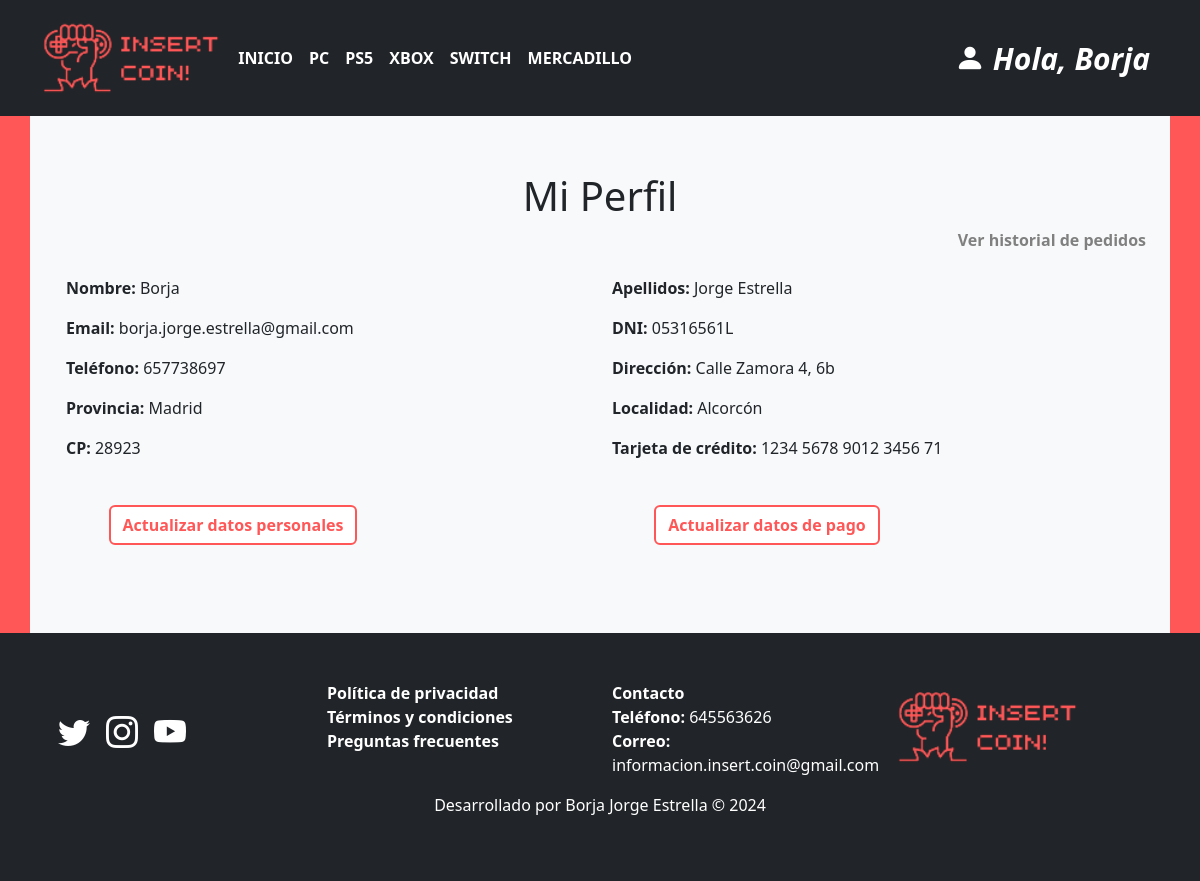
/usuario/miPerfil (signed in), run on the app's committed database.
### tables this page shows
CREATE TABLE `categoria_articulo` (
  `id` int(255) NOT NULL,
  `nombre` varchar(100) NOT NULL
);

CREATE TABLE `usuarios` (
  `id` int(255) NOT NULL,
  `nombre` varchar(100) NOT NULL,
  `apellidos` varchar(255) DEFAULT NULL,
  `email` varchar(255) NOT NULL,
  `password` varchar(255) NOT NULL,
  `rol` varchar(20) DEFAULT NULL,
  `dni` varchar(10) DEFAULT NULL,
  `telefono` int(9) DEFAULT NULL,
  `provincia` varchar(255) DEFAULT NULL,
  `localidad` varchar(255) DEFAULT NULL,
  `direccion` varchar(255) DEFAULT NULL,
  `cp` int(10) DEFAULT NULL,
  `tarjeta` varchar(255) DEFAULT NULL,
  `titular_tarjeta` varchar(255) DEFAULT NULL,
  `validez_tarjeta` varchar(255) DEFAULT NULL,
  `cvv` varchar(255) DEFAULT NULL
);

### config/db.php (called while the page is built)
<?php
class Database{
    public static function connect(){
        $db = new mysqli('localhost', 'root', '', 'insert_coin');
        $db->query("SET NAMES 'utf8'");
        return $db;
    }
}

### helpers/utils.php (called while the page is built, shortened)
<?php
class Utils{
    public static function showCategorias(){
        require_once 'models/categoriaArticuloModelo.php';
        $categoria = new CategoriaArticulo();
        $categorias = $categoria->getAll();
        return $categorias;
    }
}

### models/categoriaArticuloModelo.php (called while the page is built, shortened)
<?php
class CategoriaArticulo{
    private $db;
    public function __construct(){
        $this->db = Database::connect();
    }
    public function getAll(){
        $categorias = $this->db->query("SELECT * FROM categoria_articulo;");
        return $categorias;
    }
}

### models/usuarioModelo.php (called while the page is built, shortened)
<?php
class Usuario{
    private $db;
    public function __construct(){
        $this->db = Database::connect();
    }
    public function getOne(){
        $id=$_SESSION['identity']->id;
        $usuario = $this->db->query("SELECT * FROM usuarios WHERE id = $id");
        return $usuario->fetch_object();
    }
}

### views/usuario/mi_perfil.php (the view, shortened to what this page needs)
<h1 class="text-center pt-5">Mi Perfil</h1>
<div class="col-12 enlaceHistorial">
    <a href="<?=base_url?>pedido/misPedidos" class="enlaceHistorial text-right">
        Ver historial de pedidos
    </a>
</div>
<div class="row form-container mt-4 miPerfil">
    <div class="col-md-12 mx-auto">
        <div class="row d-flex">
            <div class="col-md-6">
                <div class="form-group">
                    <p><strong>Nombre: </strong><span><?php echo $usuario->nombre ?></span></p>
                </div>
            </div>
            <div class="col-md-6">
                <div class="form-group">
                    <p><strong>Apellidos: </strong><span><?php echo $usuario->apellidos ?></span></p>
                </div>
            </div>
        </div>
        <div class="row d-flex">
            <div class="col-md-6">
                <div class="form-group">
                    <p><strong>Email: </strong><span><?php echo $usuario->email ?></span></p>
                </div>
            </div>
            <div class="col-md-6">
                <div class="form-group">
                    <p><strong>DNI: </strong><span><?php echo $usuario->dni ?></span></p>
                </div>
            </div>
        </div>
        <div class="row d-flex">
            <div class="col-md-6">
                <div class="form-group">
                    <p><strong>Teléfono: </strong><span><?php echo $usuario->telefono ?></span></p>
                </div>
            </div>
            <div class="col-md-6">
                <div class="form-group">
                    <p><strong>Dirección: </strong><span><?php echo $usuario->direccion ?></span></p>
                </div>
            </div>
        </div>
        <div class="row d-flex">
            <div class="col-md-6">
                <div class="form-group">
                    <p><strong>Provincia: </strong><span><?php echo $usuario->provincia ?></span></p>
                </div>
            </div>
            <div class="col-md-6">
                <div class="form-group">
                    <p><strong>Localidad: </strong><span><?php echo $usuario->localidad ?></span></p>
                </div>
            </div>
        </div>
        <div class="row d-flex">
            <div class="col-md-6">
                <div class="form-group">
                    <p><strong>CP: </strong><span><?php echo $usuario->cp ?></span></p>
                </div>
            </div>
            <div class="col-md-6">
                <div class="form-group">
                    <p><strong>Tarjeta de crédito: </strong><span><?php echo $tarjetaFormateada?></span></p>
                </div>
            </div>
        </div>
    </div>
    <div class="d-flex justify-content-between botonesMiPerfil">
        <div class="text-center col-6 mt-4 pb-5 botonDpers2">
            <a href="<?= base_url ?>usuario/datos_usuario">
                <input type="submit" value="Actualizar datos personales" class="btn btn-primary boton botonDpers">
            </a>
        </div>
        <div class="text-center col-6 mt-4 pb-5">
            <a href="<?= base_url ?>usuario/datos_pago">
                <input type="submit" value="Actualizar datos de pago" class="btn btn-primary boton">
            </a>
        </div>
    </div>
</div>

### views/layout/header.php (shortened to what this page needs)
<!DOCTYPE html>
<html lang="es">
<head>
    <link href="https://cdn.jsdelivr.net/npm/bootstrap@5.3.0-alpha3/dist/css/bootstrap.min.css" rel="stylesheet">
    <link rel="stylesheet" href="<?= base_url ?>assets/css/styles.css">
    <link rel="stylesheet" href="https://cdn.jsdelivr.net/npm/bootstrap-icons@1.5.0/font/bootstrap-icons.css">
</head>
<body>
    <header>
        <nav class="navbar navbar-expand-lg navbar-dark bg-dark fixed-top">
            <div class="container">
                <a class="navbar-brand <?php if (empty($_GET['controller']) && empty($_GET['action'])) ; ?>" href="<?= base_url ?>"><img src="<?= base_url ?>assets/img/insert.png" alt="" class="logoHeader"></a>
                <?php $categorias = Utils::showCategorias();?>
                <div class="collapse navbar-collapse barraNavegacion" id="navbarNav">
                    <ul class="navbar-nav me-auto">
                        <li class="nav-item">
                            <a class="nav-link <?php if (empty($_GET['controller']) && empty($_GET['action'])) echo 'active'; ?>" href="<?= base_url ?>">INICIO</a>
                        </li>
                        <?php while ($cat = $categorias->fetch_object()): ?>
                            <li class="nav-item">
                            <a class="nav-link <?php if (isset($_GET['controller']) && $_GET['controller'] == 'categoriaArticulo' && $_GET['action'] == 'ver' && $_GET['id'] == $cat->id) echo 'active'; ?>" href="<?= base_url ?>categoriaArticulo/ver&id=<?= $cat->id ?>"><?= $cat->nombre ?></a>
                            </li>
                        <?php endwhile; ?>
                        <li class="nav-item">
                            <a class="nav-link <?php if ((isset($_GET['controller']) && $_GET['controller'] == 'producto') && (!isset($_GET['action']) || $_GET['action'] == 'index')) echo 'active'; ?>" href="<?= base_url ?>producto/index">MERCADILLO</a>
                        </li>
                    </ul>
                    <?php  if(isset($_SESSION['admin']) && Utils::isAdmin()): ?>
                        <ul class="navbar-nav ms-auto">
                            <li class="nav-item dropdown">
                                <a class="nav-link dropdown" href="#" id="navbarDarkDropdownMenuLink" role="button" data-bs-toggle="dropdown" aria-expanded="false">
                                    <i class="bi bi-tools login hola"><h7> Hola, <?= $_SESSION['identity']->nombre ?></h7></i>
                                    <ul class="dropdown-menu dropdown-menu-dark dropdown-menu-end" aria-labelledby="navbarDarkDropdownMenuLink">
                                        <li><a class="dropdown-item" href="<?=base_url?>articulo/gestion">Gestión de artículos</a></li>
                                        <li><a class="dropdown-item" href="<?=base_url?>producto/gestionAdmin">Gestión de mercadillo</a></li>
                                        <li><a class="dropdown-item" href="<?=base_url?>usuario/gestion">Gestión de usuarios</a></li>
                                        <li><hr class="dropdown-divider"></li>
                                        <li><a class="dropdown-item" href="<?=base_url?>usuario/logout" id="cerrarSesion">Cerrar sesión</a></li>
                                    </ul>
                                </a>
                            </li>
                        </ul>
                    <?php elseif(isset($_SESSION['identity'])): ?>
                        <ul class="navbar-nav ms-auto">
                            <li class="nav-item dropdown">
                                <a class="nav-link dropdown" href="#" id="navbarDarkDropdownMenuLink" role="button" data-bs-toggle="dropdown" aria-expanded="false">
                                    <i class="bi bi-person-fill login"><h7> Hola, <?= $_SESSION['identity']->nombre ?></h7></i>
                                </a>
                            </li>
                        </ul>
                    <?php endif; ?>
                </div>
            </div>
        </nav>
    </header>
    <main>
        <div class="container containerPrincipal bg-light mt-5 p-4">

### assets/css/styles.css (style rules this page uses)
.nav-item a { font-weight: bold; color: white; }
.navbar-nav a { font-weight: bold; color: white; }
.barraNavegacion { margin-left: 2%; }
.login { font-size: 30px; }
.navbar-nav { --bs-nav-link-padding-x: unset !important; --bs-nav-link-padding-y: unset !important; }
main { margin-top: 100px; }
img { width: 120%; }
:root { --mi-color: #ff5757; }
body { background-color: var(--mi-color); }
body { height: 100%; }
.containerPrincipal { min-height: 62.7vh; }
main { min-height: 300px; }
a { text-decoration: none; color: inherit; }
.mt-5 { margin-top: 5rem !important; }
.form-container { max-width: 100% !important; }
.enlaceHistorial { color: grey; font-weight: bold; text-align: right; }
@media (min-width: 992px) { .miPerfil { margin-left: 200px; } }
@media (min-width: 992px) { .botonesMiPerfil { margin-left: -100px; } }
.form-container { max-width: 70%; margin: 0 auto; }
.form-container input { margin-bottom: 3%; margin-top: 1%; }
.boton { background-color: white !important; border: 2px solid #ff5757; color: #ff5757; font-weight: bold; }

### data on the page
categoria_articulo: nombre "PC"
categoria_articulo: nombre "PS5"
categoria_articulo: nombre "XBOX"
categoria_articulo: nombre "SWITCH"
usuarios: nombre "Borja", apellidos "Jorge Estrella", email "borja.jorge.estrella@gmail.com", dni "05316561L", telefono "657738697", direccion "Calle Zamora 4, 6b", provincia "Madrid", localidad "Alcorcón", cp "28923", tarjeta "1234 5678 9012 3456 71"

### other printed values
$_SESSION['identity']->nombre "Borja"
